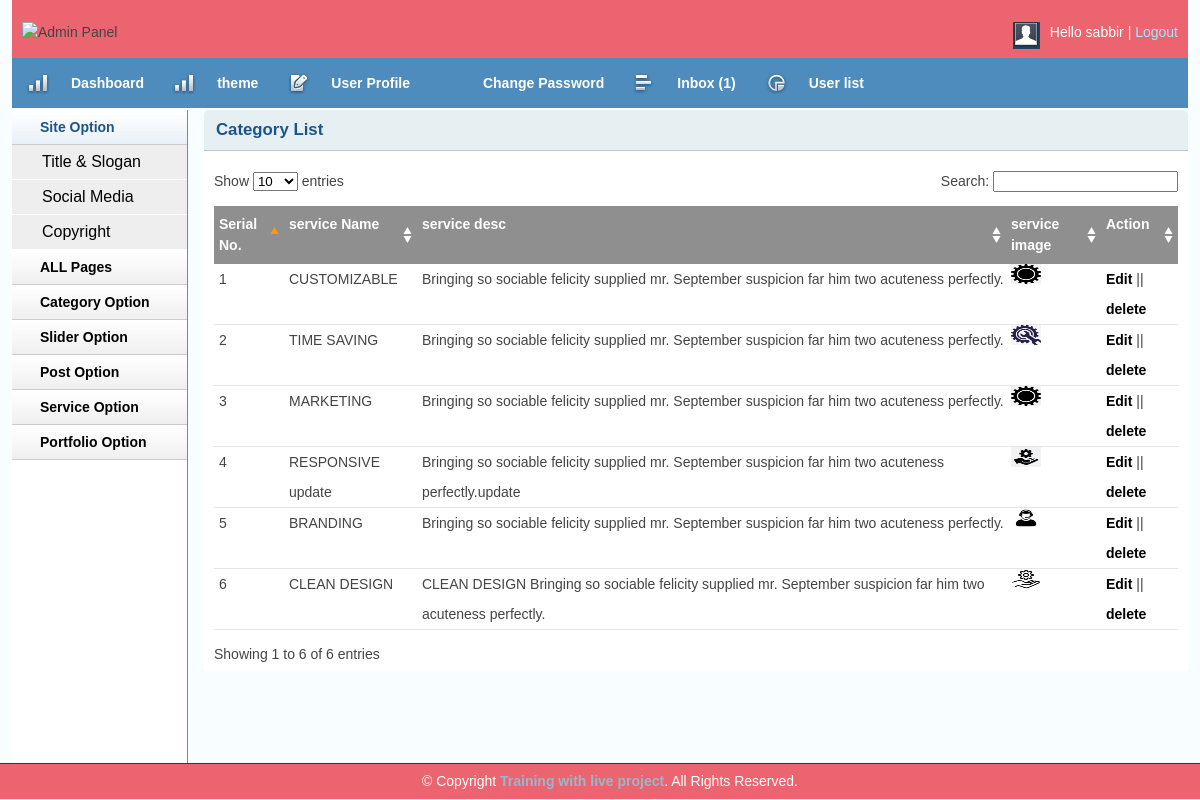
/Blog/admin/servicelist.php (signed in), run on the app's committed database.
### tables this page shows
CREATE TABLE `tbl_service` (
  `ser_id` int(11) NOT NULL,
  `ser_heding` varchar(250) NOT NULL,
  `ser_descripsion` varchar(250) NOT NULL,
  `ser_image` varchar(250) NOT NULL,
  `date` timestamp NOT NULL DEFAULT CURRENT_TIMESTAMP ON UPDATE CURRENT_TIMESTAMP
);

### Blog/lib/Database.php (called while the page is built, shortened)
<?php
Class Database{
	public $host   = DB_HOST;
	public $user   = DB_USER;
	public $pass   = DB_PASS;
	public $dbname = DB_NAME;
	public $link;
	private function connectDB(){
	$this->link = new mysqli($this->host, $this->user, $this->pass, $this->dbname);
 }
	public function select($query){
		$result = $this->link->query($query) or die($this->link->error.__LINE__);
		if($result->num_rows > 0){
			return $result;
		} else {
			return false;
		}
	}
}

### Blog/admin/servicelist.php (the view, shortened to what this page needs)
<?php include'inc/header.php';?>
<?php include'inc/sitebar.php';?>
        <div class="grid_10">
            <div class="box round first grid">
                <h2>Category List</h2>
                <div class="block">
                    <table class="data display datatable" id="example">
					<thead>
						<tr>
							<th>Serial No.</th>
							<th>service Name</th>
							<th>service desc</th>
							<th>service image</th>
							<th>Action</th>
						</tr>
					</thead>
					<tbody>
					<?php
                        $query= "select * from tbl_service order by ser_id desc ";
                        $getdata = $db->select($query);
                        if ($getdata) {
                        	$i=0;
                        	while ($result = $getdata->fetch_assoc()) {
                        		$i++;
					  ?>
						<tr class="even gradeC">
							<td><?php echo $i; ?></td>
							<td><?php echo $result['ser_heding']; ?></td>
							<td><?php echo $result['ser_descripsion']; ?></td>
							<td><img src="<?php echo $result['ser_image']; ?>" height= "20" width= "30"alt=""></td>
							<td><a href="editservice.php?serid=<?php echo $result['ser_id']; ?>">Edit</a> || <a onclick="return confirm('Are you sure to delete data?')" href="?delser=<?php echo $result['ser_id']; ?>">delete</a></td>
						</tr>
                       <?php } } ?>
					</tbody>
				</table>
               </div>
            </div>
<?php include'inc/footer.php';?>

### Blog/admin/css/text.css (style rules this page uses)
body { font: 13px/1.5 Tahoma, Helvetica, Arial, 'Liberation Sans', FreeSans, sans-serif; }
h2 { font-size: 23px; }
p, dl, hr, h1, h2, h3, h4, h5, h6, ol, ul, pre, table, address, fieldset { margin-bottom: 20px; }

### Blog/admin/css/grid.css (style rules this page uses)
.grid_1, .grid_2, .grid_3, .grid_4, .grid_5, .grid_6, .grid_7, .grid_8, .grid_9, .grid_10, .grid_11, .grid_12, .grid_13, .grid_14, .grid_15, .grid_16 { display: inline; float: left; margin-left: 1%; margin-right: 1%; }
.container_12 .grid_10 { width: 81.333%; }

### Blog/admin/css/layout.css (style rules this page uses)
body { background: #fff none repeat scroll 0 0; color: #444; font-size: 14px; padding: 0; }
a { color: #000; font-weight:bold; text-decoration: none; }
h1, h2, h3, h4, h5, h6 { line-height:1.2em; margin-bottom:.3em; }
h2 { margin-top:1em; }
.box { background:#fff; margin-bottom:20px; padding:10px 10px 10px 10px; margin-left:-8px; }
.box.grid { padding-bottom:40px; }
.box.round { -moz-border-radius: 5px 5px 0px 0px; -webkit-border-radius: 5px 5px 0px 0px; border-radius: 5px 5px 0px 0px; }
.box h2 { font-size:1.2em; font-weight:bold; color:#1B548D; background:#E6F0F3; margin:-10px -10px 0 -10px; padding:10px 12px; border-bottom:1px solid #B3CBD6; -moz-border-radius: 5px 5px 0px 0px; -webkit-border-radius: 5px 5px 0px 0px; border-radius: 5px 5px 0px 0px; }
.box.first { min-height: 406px; }
.block { padding-top:20px; }
.block { padding-bottom:1px; }
table.display { margin: 0 auto; clear: both; width: 100%; }
.sorting_asc { background: #8f8f8f url(../img/table/sort_asc.png) no-repeat center right; padding:8px 5px; text-align:left; color:#fff; }
.sorting { background:#8f8f8f url(../img/table/sort_both.png) no-repeat center right; padding:8px 5px; text-align:left; color:#fff; }
tr.odd { height: 30px; line-height: 30px; border-bottom:1px solid #e6e6e6; }
tr.even { height: 30px; line-height: 30px; border-bottom:1px solid #e6e6e6; }
tr.odd td, tr.even td { padding-left:5px; }

### data on the page
tbl_service: ser_heding "CUSTOMIZABLE", ser_descripsion "Bringing so sociable felicity supplied mr. September suspicion far him two acuteness perfectly.", ser_image (picture)
tbl_service: ser_heding "TIME SAVING", ser_descripsion "Bringing so sociable felicity supplied mr. September suspicion far him two acuteness perfectly.", ser_image (picture)
tbl_service: ser_heding "MARKETING", ser_descripsion "Bringing so sociable felicity supplied mr. September suspicion far him two acuteness perfectly.", ser_image (picture)
tbl_service: ser_heding "RESPONSIVE update", ser_descripsion "Bringing so sociable felicity supplied mr. September suspicion far him two acuteness perfectly.update", ser_image (picture)
tbl_service: ser_heding "BRANDING", ser_descripsion "Bringing so sociable felicity supplied mr. September suspicion far him two acuteness perfectly.", ser_image (picture)
tbl_service: ser_heding "CLEAN DESIGN", ser_descripsion "CLEAN DESIGN Bringing so sociable felicity supplied mr. September suspicion far him two acuteness perfectly.", ser_image (picture)

### other printed values
Session::get('username') "sabbir"
$count "1"
